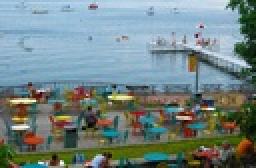
%> input picture HW3/union-terrace.jpg, 128 x 84 px, shrunk from 500 x 328 before the run (shown 2 times larger)
$ octave main.m   (GNU Octave 9; MATLAB toolbox functions it lacks are replaced by stand-ins)
%> lines starting %> are read from the running program, lines starting %| are printed output that depends on the picture
### HW3/shrnk.m
function J = shrnk(I, num_rows_removed, num_cols_removed)
%Resize
if num_rows_removed > 0
    for h = 1:num_rows_removed
        E = imenergy( I );
        S = horizontal_seam(E);
        I = uint8(remove_horizontal_seam(I, S));
    end
end

if num_cols_removed > 0
    I = permute(I, [2 1 3]);
    for v = 1:num_cols_removed
        E = imenergy( I );
        S = horizontal_seam(E);
        I = uint8(remove_horizontal_seam(I, S));
    end
    I = permute(I, [2 1 3]);
end

J=I;

end

### HW3/imenergy.m
function E = imenergy( I )
%Compute the energy function
%computes the energy image E from an RGB image I

J = rgb2gray(im2double(I));
Gmag = imgradient(J);
E=Gmag;

end

### HW3/horizontal_seam.m
function  S = horizontal_seam(I)
%Compute the optimal horizontal seam
% takes an image and finds the (one) optimal horizontal seam
[row, col] = size(I);
S = zeros(1,col);
cost = I;
path = zeros(row, col);
for c = 2:col
    for r = 1:row
        %special case for head and tail
        if r==1
            prevR = [cost(1,c-1),cost(2,c-1)];
            cost(1,c) = min(prevR)+cost(1,c);
            curIndex = find(prevR == min(prevR));
            path(1,c) = curIndex(1);
        elseif r==row
            prevR = [cost(row-1,c-1),cost(row,c-1)];
            cost(row,c) = min(prevR)+cost(row,c);
            curIndex = find(prevR == min(prevR));
            path(row,c) = row + curIndex(1) - 2;
        %normal case
        else
            prevR = [cost(r-1,c-1),cost(r,c-1),cost(r+1,c-1)];
            cost(r,c) = min(prevR)+cost(r,c);
            curIndex = find(prevR == min(prevR));
            path(r,c) = r + curIndex(1) - 2;
        end
    end
end
%-----Experiments 2-----
%E2b = imagesc(cost);
%saveas(E2b, 'qu.2b.jpg');

lastCol = cost(:,col);
minIndex = find(lastCol==min(lastCol));
minIndex = minIndex(1);
S(col) = minIndex;
for i = col-1:-1:1
    S(i) = path(minIndex,i+1);
    minIndex = S(i);
end

end

### HW3/remove_horizontal_seam.m
function  J = remove_horizontal_seam(I, S)
%Remove 1 horizontal seam
[row, col, level] = size(I);
J = zeros(row-1, col, level);
for c = 1:col
    index = 0;
    for r = 1:row-1
        index = index+1;
        if r == S(c)
            index = index+1;
        end
        J(r,c,:) = I(index,c,:);
        %-----Experiments 3-----
        %J(index,c,:) = I(index,c,:);
    end
end

end

### HW3/main.m
clear

I = imread('union-terrace.jpg');
%> I is the input picture: size 84x128x3 uint8; mean R, G, B 114.8, 132.4, 131.5

%-----Experiments 1-----
a = shrnk(I, 0, 100);
%> the loop in shrnk, `for v = 1:num_cols_removed` made 100 passes
%> pass 1, in imenergy, `Gmag = imgradient(J);`:
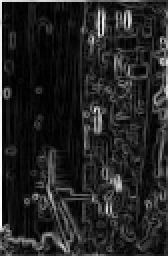
%> Gmag: size 128x84 double (shown 2 times larger); min 0.00119, max 3.36, mean 0.482; drawn with min black and max white
%> pass 1, in shrnk, `I = uint8(remove_horizontal_seam(I, S));`:
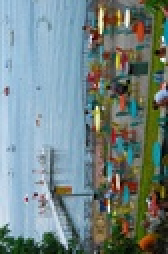
%> I: size 127x84x3 uint8 (shown 2 times larger); mean R, G, B 114.9, 132.4, 131.5
%> pass 2, in imenergy (call 2), `J = rgb2gray(im2double(I));`:
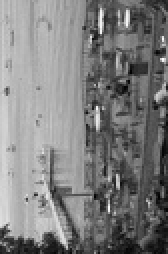
%> J: size 127x84 double (shown 2 times larger); min 0.00505, max 0.993, mean 0.498
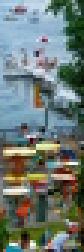
%> a: size 84x28x3 uint8 (shown 3 times larger); mean R, G, B 108.8, 121.5, 116.3
b = shrnk(I, 100, 0);
%> (the run ends here)
